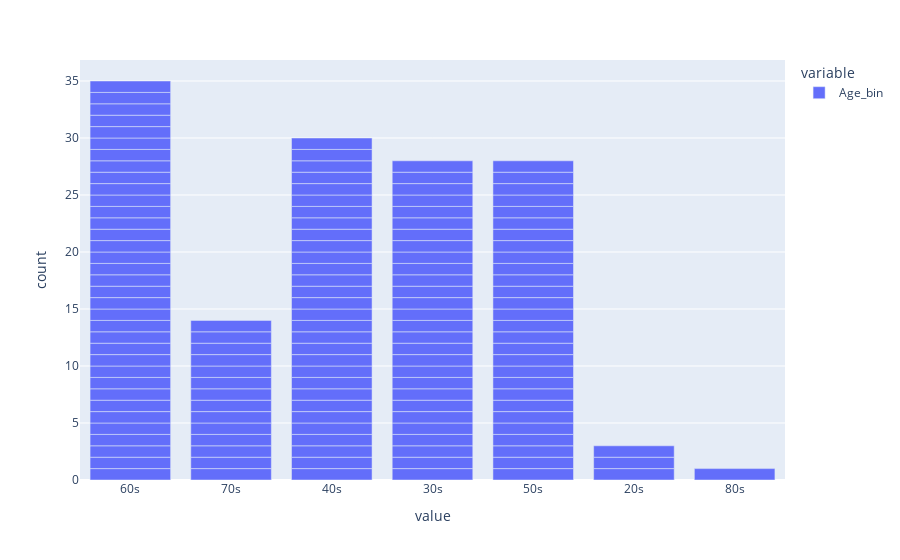

Here is the notebook cell this chart was saved with:
### Markdown cell above
Namun bisa kita coba lihat dulu bagaimana persebaran umur dari single yang membeli sweets diatas dan dibawah rata rata

### Code cell
## Single diatas rata-rata pembelian sweets

df_single = df[df['Marital_Status'].str.contains(r'Single')]

fig = px.bar(df_single[df_single['Below_Avg_Sweets']==False]['Age_bin'])
fig.show()
print(df_single[df_single['Below_Avg_Sweets']==False][['ID',cat]].groupby('Age_bin').count())

### Figure 1 — Plotly figure (JSON) as saved in the notebook; plotly's stock layout.template omitted (floating-point values rounded to 4 significant figures; data arrays with more than 128 entries replaced by an {"elided": "..."} marker saying what was removed)
{"data": [{"alignmentgroup": "True", "hovertemplate": "variable=Age_bin<br>value=%{x}<br>count=%{y}<extra></extra>", "legendgroup": "Age_bin", "marker": {"color": "#636efa", "pattern": {"shape": ""}}, "name": "Age_bin", "offsetgroup": "Age_bin", "orientation": "v", "showlegend": true, "textposition": "auto", "type": "bar", "x": {"elided": "139 str values"}, "xaxis": "x", "y": {"elided": "139 int values"}, "yaxis": "y"}], "layout": {"barmode": "relative", "legend": {"title": {"text": "variable"}, "tracegroupgap": 0}, "margin": {"t": 60}, "xaxis": {"anchor": "y", "domain": [0, 1], "title": {"text": "value"}}, "yaxis": {"anchor": "x", "domain": [0, 1], "title": {"text": "count"}}}}
